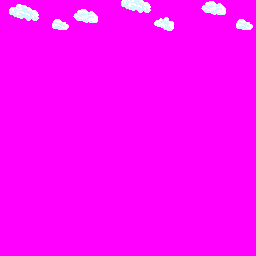

A 2D game scene composited from a Tiled map and its tileset images. What follows is a short description and the map's XML, with every tile layer's data as written:
An orthogonal 32x32 tile map with 8x8 px tiles, 1 tile layer (Tile Layer 1).

<map version="1.10" tiledversion="1.10.2" orientation="orthogonal" renderorder="right-down" width="32" height="32" tilewidth="8" tileheight="8" infinite="0" nextlayerid="2" nextobjectid="1">
 <editorsettings>
  <export target="../cloudmap.c" format="gba" />
 </editorsettings>
 <tileset firstgid="1" source="fishscreentileset.tsx" />
 <layer id="1" name="Tile Layer 1" width="32" height="32">
  <data encoding="csv">
9,3,4,5,6,9,9,9,9,9,9,9,9,9,9,12,13,14,15,9,9,9,9,9,9,28,29,30,31,9,9,9,
9,12,13,14,15,9,9,9,9,28,29,30,31,9,9,21,22,23,24,9,9,9,9,9,9,37,38,39,40,9,9,9,
9,21,22,23,24,9,16,17,18,37,38,39,40,9,9,9,9,9,9,32,33,34,9,9,9,9,9,9,9,16,17,18,
9,9,9,9,9,9,25,26,27,9,9,9,9,9,9,9,9,9,9,41,42,43,9,9,9,9,9,9,9,25,26,27,
9,9,9,9,9,9,9,9,9,9,9,9,9,9,9,9,9,9,9,9,9,9,9,9,9,9,9,9,9,9,9,9,
9,9,9,9,9,9,9,9,9,9,9,9,9,9,9,9,9,9,9,9,9,9,9,9,9,9,9,9,9,9,9,9,
9,9,9,9,9,9,9,9,9,9,9,9,9,9,9,9,9,9,9,9,9,9,9,9,9,9,9,9,9,9,9,9,
9,9,9,9,9,9,9,9,9,9,9,9,9,9,9,9,9,9,9,9,9,9,9,9,9,9,9,9,9,9,9,9,
9,9,9,9,9,9,9,9,9,9,9,9,9,9,9,9,9,9,9,9,9,9,9,9,9,9,9,9,9,9,9,9,
9,9,9,9,9,9,9,9,9,9,9,9,9,9,9,9,9,9,9,9,9,9,9,9,9,9,9,9,9,9,9,9,
9,9,9,9,9,9,9,9,9,9,9,9,9,9,9,9,9,9,9,9,9,9,9,9,9,9,9,9,9,9,9,9,
9,9,9,9,9,9,9,9,9,9,9,9,9,9,9,9,9,9,9,9,9,9,9,9,9,9,9,9,9,9,9,9,
9,9,9,9,9,9,9,9,9,9,9,9,9,9,9,9,9,9,9,9,9,9,9,9,9,9,9,9,9,9,9,9,
9,9,9,9,9,9,9,9,9,9,9,9,9,9,9,9,9,9,9,9,9,9,9,9,9,9,9,9,9,9,9,9,
9,9,9,9,9,9,9,9,9,9,9,9,9,9,9,9,9,9,9,9,9,9,9,9,9,9,9,9,9,9,9,9,
9,9,9,9,9,9,9,9,9,9,9,9,9,9,9,9,9,9,9,9,9,9,9,9,9,9,9,9,9,9,9,9,
9,9,9,9,9,9,9,9,9,9,9,9,9,9,9,9,9,9,9,9,9,9,9,9,9,9,9,9,9,9,9,9,
9,9,9,9,9,9,9,9,9,9,9,9,9,9,9,9,9,9,9,9,9,9,9,9,9,9,9,9,9,9,9,9,
9,9,9,9,9,9,9,9,9,9,9,9,9,9,9,9,9,9,9,9,9,9,9,9,9,9,9,9,9,9,9,9,
9,9,9,9,9,9,9,9,9,9,9,9,9,9,9,9,9,9,9,9,9,9,9,9,9,9,9,9,9,9,9,9,
9,9,9,9,9,9,9,9,9,9,9,9,9,9,9,9,9,9,9,9,9,9,9,9,9,9,9,9,9,9,9,9,
9,9,9,9,9,9,9,9,9,9,9,9,9,9,9,9,9,9,9,9,9,9,9,9,9,9,9,9,9,9,9,9,
9,9,9,9,9,9,9,9,9,9,9,9,9,9,9,9,9,9,9,9,9,9,9,9,9,9,9,9,9,9,9,9,
9,9,9,9,9,9,9,9,9,9,9,9,9,9,9,9,9,9,9,9,9,9,9,9,9,9,9,9,9,9,9,9,
9,9,9,9,9,9,9,9,9,9,9,9,9,9,9,9,9,9,9,9,9,9,9,9,9,9,9,9,9,9,9,9,
9,9,9,9,9,9,9,9,9,9,9,9,9,9,9,9,9,9,9,9,9,9,9,9,9,9,9,9,9,9,9,9,
9,9,9,9,9,9,9,9,9,9,9,9,9,9,9,9,9,9,9,9,9,9,9,9,9,9,9,9,9,9,9,9,
9,9,9,9,9,9,9,9,9,9,9,9,9,9,9,9,9,9,9,9,9,9,9,9,9,9,9,9,9,9,9,9,
9,9,9,9,9,9,9,9,9,9,9,9,9,9,9,9,9,9,9,9,9,9,9,9,9,9,9,9,9,9,9,9,
9,9,9,9,9,9,9,9,9,9,9,9,9,9,9,9,9,9,9,9,9,9,9,9,9,9,9,9,9,9,9,9,
9,9,9,9,9,9,9,9,9,9,9,9,9,9,9,9,9,9,9,9,9,9,9,9,9,9,9,9,9,9,9,9,
9,9,9,9,9,9,9,9,9,9,9,9,9,9,9,9,9,9,9,9,9,9,9,9,9,9,9,9,9,9,9,9
</data>
 </layer>
</map>
